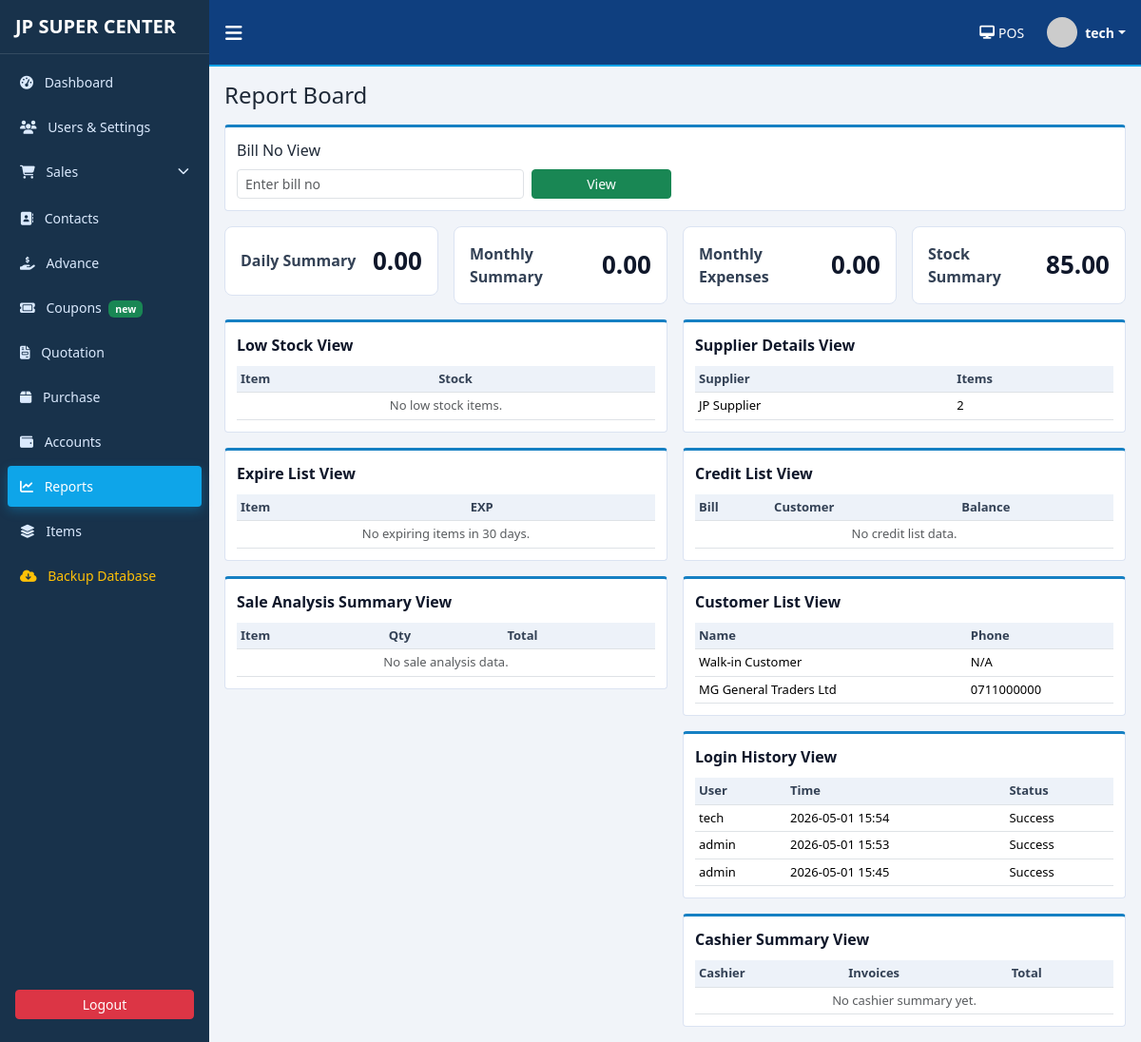
The app's page /reports (signed in), older data.
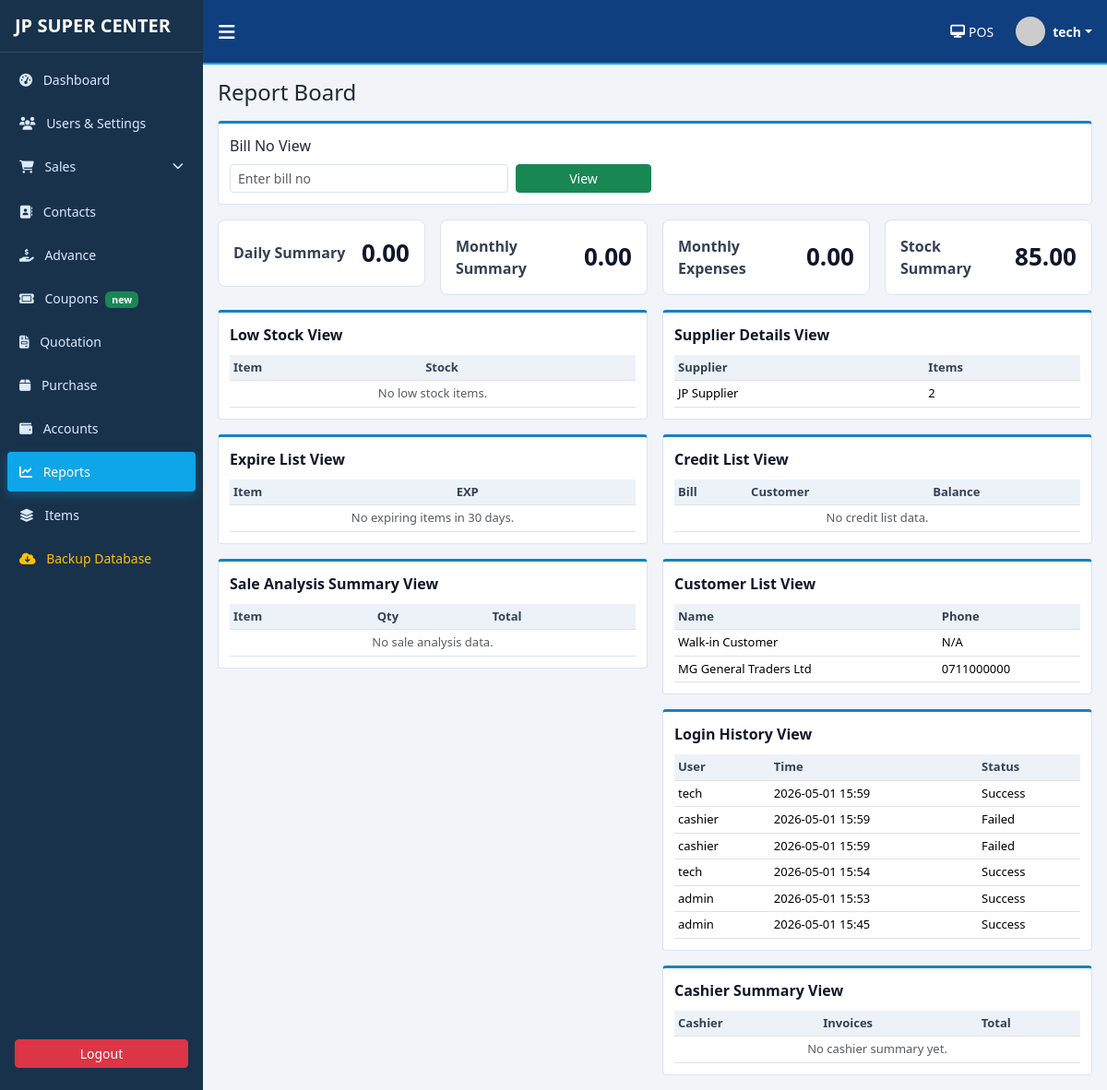
The same page, newer data.
### pos_app/models.py (models this page shows, shortened)
class Item(db.Model):
    __tablename__ = "items"
    id = db.Column(db.Integer, primary_key=True)
    barcode = db.Column(db.String(50), unique=True, nullable=False)
    name = db.Column(db.String(120), nullable=False)
    description = db.Column(db.String(255), nullable=True)
    selling_price = db.Column(db.Numeric(12, 2), default=0, nullable=False)
    current_stock = db.Column(db.Numeric(12, 2), default=0, nullable=False)
    buying_price = db.Column(db.Numeric(12, 2), default=0, nullable=False)
    mfd = db.Column(db.Date, nullable=True)
    exp = db.Column(db.Date, nullable=True)
    date_added = db.Column(db.Date, default=date.today, nullable=False)
    uom = db.Column(db.String(30), default="Unit", nullable=False)
    supplier_name = db.Column(db.String(120), nullable=True)
    supplier_contact = db.Column(db.String(60), nullable=True)
    other_suppliers = db.Column(db.String(255), nullable=True)
    is_active = db.Column(db.Boolean, default=True, nullable=False)
    sale_items = db.relationship("SaleItem", backref="item", lazy=True)

class Customer(db.Model):
    __tablename__ = "customers"
    id = db.Column(db.Integer, primary_key=True)
    barcode = db.Column(db.String(50), unique=True, nullable=False)
    name = db.Column(db.String(120), nullable=False)
    address = db.Column(db.String(255), nullable=True)
    phone = db.Column(db.String(30), nullable=True)
    nic = db.Column(db.String(30), nullable=True)
    friend_name = db.Column(db.String(120), nullable=True)
    friend_phone = db.Column(db.String(30), nullable=True)
    friend_address = db.Column(db.String(255), nullable=True)
    other_details = db.Column(db.Text, nullable=True)
    created_at = db.Column(db.DateTime, default=datetime.utcnow, nullable=False)
    sales = db.relationship("Sale", backref="customer", lazy=True)
    credits = db.relationship("CreditEntry", backref="customer", lazy=True)

class LoginHistory(db.Model):
    __tablename__ = "login_history"
    id = db.Column(db.Integer, primary_key=True)
    user_id = db.Column(db.Integer, db.ForeignKey("users.id"), nullable=False)
    login_time = db.Column(db.DateTime, default=datetime.utcnow, nullable=False)
    success = db.Column(db.Boolean, nullable=False, default=True)

class User(UserMixin, db.Model):
    __tablename__ = "users"
    id = db.Column(db.Integer, primary_key=True)
    username = db.Column(db.String(80), unique=True, nullable=False, index=True)
    password_hash = db.Column(db.String(255), nullable=False)
    role = db.Column(db.String(30), nullable=False, default="Cashier")
    full_name = db.Column(db.String(120), nullable=True)
    is_active_user = db.Column(db.Boolean, default=True, nullable=False)
    created_at = db.Column(db.DateTime, default=datetime.utcnow, nullable=False)
    sales = db.relationship("Sale", backref="cashier", lazy=True)
    login_history = db.relationship("LoginHistory", backref="user", lazy=True)

### pos_app/routes.py (the view)
@main_bp.route("/reports")
@login_required
@role_required("Owner", "Technician")
def reports():
    bill_no = request.args.get("bill_no", "").strip()
    today = date.today()
    month_start = date(today.year, today.month, 1)
    bill_sale = Sale.query.filter_by(bill_no=bill_no).first() if bill_no else None
    daily_sales = (
        db.session.query(func.coalesce(func.sum(Sale.total_amount), 0))
        .filter(func.date(Sale.sale_datetime) == today)
        .scalar()
    )
    monthly_sales = (
        db.session.query(func.coalesce(func.sum(Sale.total_amount), 0))
        .filter(Sale.sale_datetime >= month_start)
        .scalar()
    )
    low_stock_items = Item.query.filter(Item.current_stock <= 5).order_by(Item.current_stock.asc()).all()
    expiring_items = Item.query.filter(
        Item.exp.isnot(None), Item.exp <= (today + timedelta(days=30))
    ).order_by(Item.exp.asc()).all()
    monthly_expenses = (
        db.session.query(func.coalesce(func.sum(Expense.amount), 0))
        .filter(Expense.expense_date >= month_start)
        .scalar()
    )
    stock_summary = db.session.query(func.coalesce(func.sum(Item.current_stock), 0)).scalar() or 0
    sale_analysis = (
        db.session.query(
            SaleItem.description,
            func.coalesce(func.sum(SaleItem.qty - SaleItem.return_qty), 0).label("qty"),
            func.coalesce(func.sum(SaleItem.line_total), 0).label("total"),
        )
        .group_by(SaleItem.description)
        .order_by(func.sum(SaleItem.line_total).desc())
        .limit(10)
        .all()
    )
    supplier_details = (
        db.session.query(Item.supplier_name, func.count(Item.id).label("item_count"))
        .filter(Item.supplier_name.isnot(None), Item.supplier_name != "")
        .group_by(Item.supplier_name)
        .all()
    )
    credit_list = (
        CreditEntry.query.filter(CreditEntry.status != "Paid")
        .order_by(CreditEntry.created_at.desc())
        .all()
    )
    customer_list = Customer.query.order_by(Customer.created_at.desc()).all()
    login_history = LoginHistory.query.order_by(LoginHistory.login_time.desc()).limit(30).all()
    cashier_summary = (
        db.session.query(
            User.username,
            func.coalesce(func.sum(Sale.total_amount), 0).label("total"),
            func.count(Sale.id).label("invoice_count"),
        )
        .join(Sale, Sale.created_by_id == User.id)
        .filter(User.role == "Cashier")
        .group_by(User.username)
        .all()
    )
    return render_template(
        "reports.html",
        bill_sale=bill_sale,
        bill_no=bill_no,
        daily_sales=Decimal(daily_sales or 0),
        monthly_sales=Decimal(monthly_sales or 0),
        low_stock_items=low_stock_items,
        expiring_items=expiring_items,
        monthly_expenses=Decimal(monthly_expenses or 0),
        stock_summary=Decimal(stock_summary or 0),
        sale_analysis=sale_analysis,
        supplier_details=supplier_details,
        credit_list=credit_list,
        customer_list=customer_list,
        login_history=login_history,
        cashier_summary=cashier_summary,
    )

### pos_app/utils.py (called while the page is built)
def to_decimal(value, default="0"):
    try:
        if value is None or value == "":
            return Decimal(default)
        return Decimal(str(value))
    except (InvalidOperation, ValueError):
        return Decimal(default)

def format_money(value):
    amount = to_decimal(value)
    return f"{amount:,.2f}"

def role_required(*roles):
    def decorator(f):
        @wraps(f)
        def decorated_function(*args, **kwargs):
            if not current_user.is_authenticated or current_user.role not in roles:
                flash("You do not have permission to access this page.", "danger")
                return redirect(url_for("main.dashboard"))
            return f(*args, **kwargs)
        return decorated_function
    return decorator

### pos_app/templates/reports.html (shortened to what the changed rows need)
{% extends "base.html" %}
{% block content %}
<div class="row g-3">
    <div class="col-xl-6">
        <div class="panel mb-3">
            <div class="table-responsive">
                <table class="table table-sm table-board">
                    <thead><tr><th>Item</th><th>Stock</th></tr></thead>
                </table>
            </div>
        </div>
        <div class="panel mb-3">
            <div class="table-responsive">
                <table class="table table-sm table-board">
                    <thead><tr><th>Item</th><th>EXP</th></tr></thead>
                </table>
            </div>
        </div>
        <div class="panel">
            <div class="table-responsive">
                <table class="table table-sm table-board">
                    <thead><tr><th>Item</th><th>Qty</th><th>Total</th></tr></thead>
                </table>
            </div>
        </div>
    </div>
    <div class="col-xl-6">
        <div class="panel mb-3">
            <div class="table-responsive">
                <table class="table table-sm table-board">
                    <thead><tr><th>Supplier</th><th>Items</th></tr></thead>
                    <tbody>
                        {% for supplier in supplier_details %}
                            <tr><td>{{ supplier.supplier_name }}</td><td>{{ supplier.item_count }}</td></tr>
                        {% else %}
                            <tr><td colspan="2" class="text-center text-muted">No supplier data.</td></tr>
                        {% endfor %}
                    </tbody>
                </table>
            </div>
        </div>
        <div class="panel mb-3">
            <div class="table-responsive">
                <table class="table table-sm table-board">
                    <thead><tr><th>Bill</th><th>Customer</th><th>Balance</th></tr></thead>
                </table>
            </div>
        </div>
        <div class="panel mb-3">
            <div class="table-responsive">
                <table class="table table-sm table-board">
                    <thead><tr><th>Name</th><th>Phone</th></tr></thead>
                    <tbody>
                        {% for customer in customer_list %}
                            <tr><td>{{ customer.name }}</td><td>{{ customer.phone or '-' }}</td></tr>
                        {% else %}
                            <tr><td colspan="2" class="text-center text-muted">No customers found.</td></tr>
                        {% endfor %}
                    </tbody>
                </table>
            </div>
        </div>
        <div class="panel mb-3">
            <div class="table-responsive">
                <table class="table table-sm table-board">
                    <thead><tr><th>User</th><th>Time</th><th>Status</th></tr></thead>
                    <tbody>
                        {% for log in login_history %}
                            <tr>
                                <td>{{ log.user.username if log.user else '-' }}</td>
                                <td>{{ log.login_time.strftime('%Y-%m-%d %H:%M') }}</td>
                                <td>{{ 'Success' if log.success else 'Failed' }}</td>
                            </tr>
                        {% else %}
                            <tr><td colspan="3" class="text-center text-muted">No login history found.</td></tr>
                        {% endfor %}
                    </tbody>
                </table>
            </div>
        </div>
        <div class="panel">
            <div class="table-responsive">
                <table class="table table-sm table-board">
                    <thead><tr><th>Cashier</th><th>Invoices</th><th>Total</th></tr></thead>
                </table>
            </div>
        </div>
    </div>
</div>
{% endblock %}

Row changes from the older to the newer data that the page shows:
added LoginHistory: user "tech", login_time "2026-05-01 15:59", success "Success"
added LoginHistory: user "cashier", login_time "2026-05-01 15:59", success "Failed"
added LoginHistory: user "cashier", login_time "2026-05-01 15:59", success "Failed"
